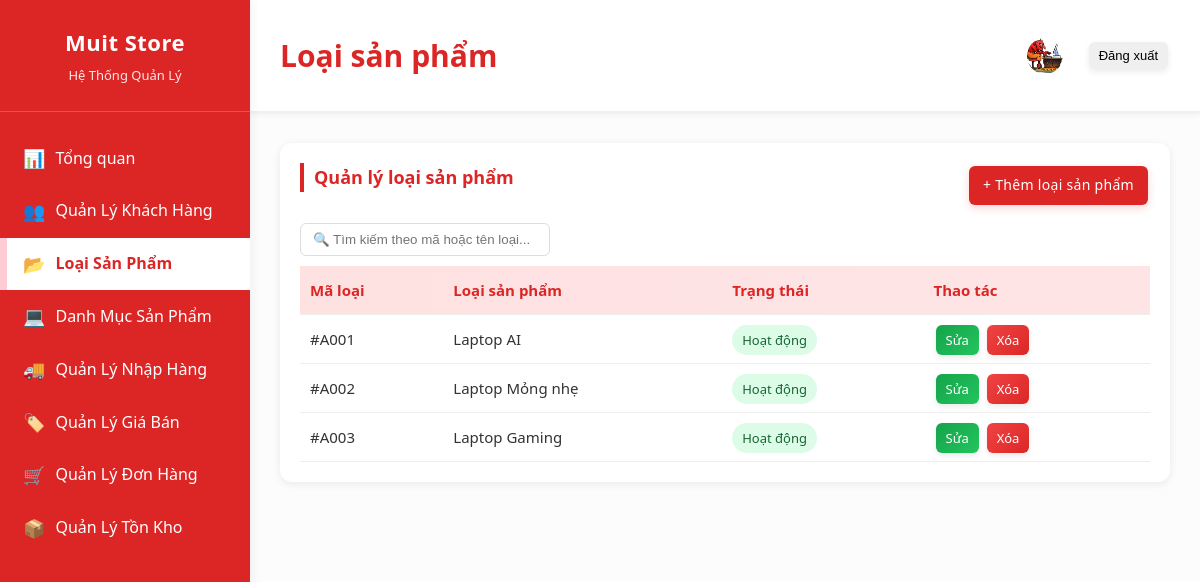
The app's page /adminweb/webbb/html/categories.php (signed in) with its own data.
### tables this page shows
CREATE TABLE `categories` (
  `id` int(11) NOT NULL,
  `code` varchar(10) NOT NULL,
  `name` varchar(255) NOT NULL,
  `status` tinyint(1) DEFAULT 1
);

### adminweb/webbb/html/categories.php (the view, shortened to what this page needs)
<?php
include("../../../config.php");
$sql = "SELECT * FROM categories ORDER BY id ASC";
$result = $conn->query($sql);
?>
<!doctype html>
<html lang="vi">
<head>
    <link rel="stylesheet" href="../css/style.css" />
</head>
<body>
    <div class="sidebar">
        <div class="logo">
            <h2>Muit Store</h2>
            <p>Hệ Thống Quản Lý</p>
        </div>
        <nav class="menu">
            <a href="index.php" class="menu-item"><span>📊</span> Tổng quan</a>
            <a href="./customers.php" class="menu-item"><span>👥</span> Quản Lý Khách Hàng</a>
            <a href="categories.php" class="menu-item active"><span>📂</span> Loại Sản Phẩm</a>
            <a href="./products.php" class="menu-item"><span>💻</span> Danh Mục Sản Phẩm</a>
            <a href="import.html" class="menu-item"><span>🚚</span> Quản Lý Nhập Hàng</a>
            <a href="price.html" class="menu-item"><span>🏷️</span> Quản Lý Giá Bán</a>
            <a href="orders.html" class="menu-item"><span>🛒</span> Quản Lý Đơn Hàng</a>
            <a href="inventory.html" class="menu-item"><span>📦</span> Quản Lý Tồn Kho</a>
        </nav>
    </div>
    <div class="main-content">
        <div class="top-bar">
            <h1>Loại sản phẩm</h1>
            <div class="info">
                <img src="../img/logo.png" alt="admin" />
                <button onclick="logout()">Đăng xuất</button>
            </div>
        </div>
        <div class="container">
            <div class="card">
                <div class="title">
                    <h3>Quản lý loại sản phẩm</h3>
                    <a href="#popupForm" class="head" onclick="openForm();">+ Thêm loại sản phẩm</a>
                </div>
                <div class="search">
                    <input type="text" id="searchInput" placeholder="🔍 Tìm kiếm theo mã hoặc tên loại..." onkeyup="searchTable()" />
                </div>
                <table id="categoryTable">
                    <thead>
                        <tr>
                            <th>Mã loại</th>
                            <th>Loại sản phẩm</th>
                            <th>Trạng thái</th>
                            <th>Thao tác</th>
                        </tr>
                    </thead>
                    <tbody>
                        <?php if ($result->num_rows > 0): ?>
                            <?php while ($row = $result->fetch_assoc()): ?>
                                <tr>
                                    <td>#<?php echo $row['code']; ?></td>
                                    <td><?php echo $row['name']; ?></td>
                                    <td>
                                        <span class="status <?php echo ($row['status'] ? 'status-active' : 'status-hidden'); ?>">
                                            <?php echo ($row['status'] ? 'Hoạt động' : 'Ẩn'); ?>
                                        </span>
                                    </td>
                                    <td>
                                        <a href="#popupForm" class="sua" onclick="editForm(<?php echo $row['id']; ?>, '<?php echo $row['code']; ?>', '<?php echo $row['name']; ?>', '<?php echo ($row['status'] ? 'Hoạt động' : 'Ẩn'); ?>')">Sửa</a>
                                        <a href="?delete=<?php echo $row['id']; ?>" class="xoa" onclick="return confirm('Bạn có chắc muốn xóa?')">Xóa</a>
                                    </td>
                                </tr>
                            <?php endwhile; ?>
                        <?php else: ?>
                            <tr>
                                <td colspan="4">Chưa có dữ liệu</td>
                            </tr>
                        <?php endif; ?>
                    </tbody>
                </table>
            </div>
        </div>
    </div>
</body>
</html>

### adminweb/webbb/css/style.css (style rules this page uses)
* { margin: 0; padding: 0; box-sizing: border-box; }
html { scroll-behavior: smooth; }
body { font-family: "Segoe UI", Tahoma, Geneva, Verdana, sans-serif; background: #f5f6fa; color: #333; line-height: 1.6; transition: background 0.3s, color 0.3s; }
.sidebar { position: fixed; left: 0; top: 0; width: 250px; height: 100vh; background: #dc2626; overflow-y: auto; z-index: 100; box-shadow: 2px 0 10px rgba(0, 0, 0, 0.05); }
.logo { padding: 25px 20px; background: #dc2626; border-bottom: 1px solid rgba(255, 255, 255, 0.2); text-align: center; }
.logo h2 { color: #fff; font-size: 22px; margin-bottom: 5px; letter-spacing: 0.5px; }
.logo p { color: #ffe4e6; font-size: 13px; }
.menu { padding: 20px 0; }
.menu-item { display: flex; align-items: center; padding: 12px 20px; color: #fff; text-decoration: none; transition: all 0.25s ease; border-left: 3px solid transparent; }
.menu-item span { margin-right: 10px; font-size: 18px; }
.menu-item.active { background: #fff; color: #dc2626; border-left-color: #fecdd3; font-weight: bold; box-shadow: inset 4px 0 0 #fecdd3; }
.main-content { margin-left: 250px; min-height: 100vh; background: #fcfcfc; opacity: 0; transform: translateY(10px); animation: mainContentFadeIn 0.5s ease-out forwards; transition: background 0.3s; }
.top-bar { height: 113px; background: #fff; padding: 20px 30px; border-bottom: 2px solid #f0f0f0; display: flex; justify-content: space-between; align-items: center; box-shadow: 0 2px 5px rgba(0, 0, 0, 0.05); }
.top-bar h1 { font-size: 30px; color: #dc2626; font-weight: bold; }
.search input { padding: 8px 12px; border: 1px solid #ddd; border-radius: 6px; width: 250px; }
.info { display: flex; align-items: center; gap: 12px; font-size: 14px; }
.info img { width: 36px; height: 36px; border-radius: 50%; object-fit: cover; }
.container { padding: 30px; }
.card { background: #fff; border-radius: 12px; padding: 20px; box-shadow: 0 2px 8px rgba(0, 0, 0, 0.08); transition: all 0.3s ease; }
.card h3 { margin-bottom: 16px; color: #dc2626; border-left: 4px solid #dc2626; padding-left: 10px; font-size: 18px; }
table { width: 100%; border-collapse: collapse; font-size: 15px; margin-top: 10px; }
thead { background: linear-gradient(to right, #fee2e2, #ffe4e6); color: #dc2626; text-align: left; }
th, td { padding: 12px 10px; border-bottom: 1px solid #eee; }
.status { padding: 6px 10px; border-radius: 20px; font-weight: 500; font-size: 13px; }
.status-active { background: #dcfce7; color: #166534; }
button, .btn-save, .btn-edit, .complete, .disable, .btn-search, .btn-reset, .sua, .xoa, .lock, .unlock, .head, .luu { padding: 6px 10px; border: none; border-radius: 6px; cursor: pointer; font-weight: 500; transition: all 0.25s ease; margin: 2px; font-size: 13px; box-shadow: 0 3px 6px rgba(0, 0, 0, 0.08); }
.btn-edit, .sua { background: linear-gradient(135deg, #16a34a, #22c55e); color: #fff; }
.xoa, .lock { background: linear-gradient(135deg, #ef4444, #dc2626); color: #fff; }
.head { background: #dc2626; color: #fff; padding: 8px 14px; font-size: 14px; letter-spacing: 0.3px; box-shadow: 0 3px 8px rgba(220, 38, 38, 0.2); text-decoration: none; }
.title { display: flex; justify-content: space-between; align-items: center; margin-bottom: 15px; }

### adminweb/webbb/html/categories.php (style rules this page uses)
a.head, a.sua, a.xoa { text-decoration: none; color: #fff; cursor: pointer; transition: color 0.2s; }

### records on screen
categories: code "A001", name "Laptop AI", status "Hoạt động"
categories: code "A002", name "Laptop Mỏng nhẹ", status "Hoạt động"
categories: code "A003", name "Laptop Gaming", status "Hoạt động"
